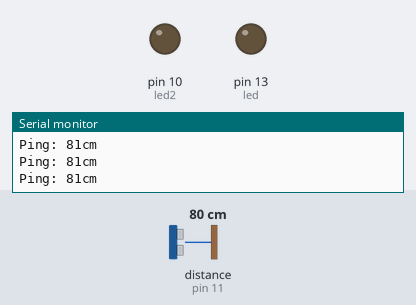
Recording of a sketch running on a simulated Arduino Uno, built with avr-gcc and run on an emulated ATmega328P. On the bench: output pins drawn as LEDs (lit = HIGH), the last lines printed to the serial monitor. The inputs (shaded band) are chosen by the test bench; at power-on: distance to the obstacle (sensor on pin 11) 80 cm. The echo pulse lasts 58.3 µs per cm.

Above: at 1.2 s.
1.3 s: distance to the obstacle (sensor on pin 11) set to 69 cm
At 2.8 s:
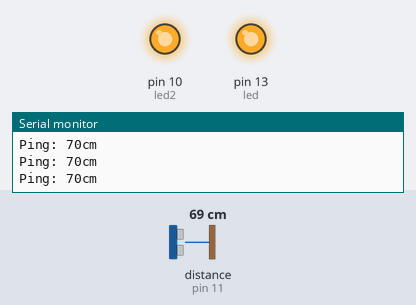
3.1 s: distance to the obstacle (sensor on pin 11) set to 28 cm
4.7 s: distance to the obstacle (sensor on pin 11) set to 22 cm
At 6.0 s:
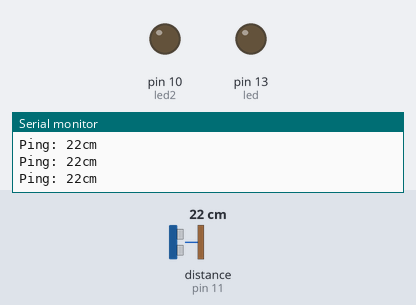
6.6 s: distance to the obstacle (sensor on pin 11) set to 35 cm
At 7.8 s:
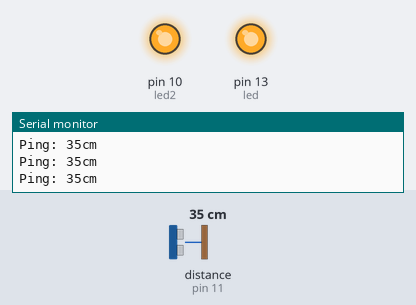
Timing chart, 0 to 9.5 s (numbered marks = the images above; inputs shaded):
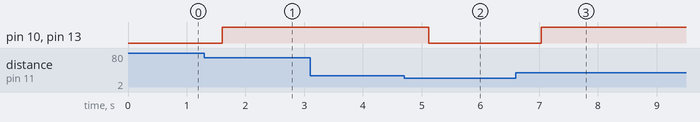

The sketch:

trying_to_average_it_out2.ino
```cpp
// ---------------------------------------------------------------------------
// Example NewPing library sketch that does a ping about 20 times per second.
// ---------------------------------------------------------------------------

#include <NewPing.h>
int led = 13;
int led2 = 10;
int reading1;

int reading2;
int reading3;
int reading4;
int total;
/*
int reading5;
*/

#define TRIGGER_PIN  12  // Arduino pin tied to trigger pin on the ultrasonic sensor.
#define ECHO_PIN     11  // Arduino pin tied to echo pin on the ultrasonic sensor.
#define MAX_DISTANCE 200 // Maximum distance we want to ping for (in centimeters). Maximum sensor distance is rated at 400-500cm.

NewPing sonar(TRIGGER_PIN, ECHO_PIN, MAX_DISTANCE); // NewPing setup of pins and maximum distance.


void setup() {
  Serial.begin(115200); // Open serial monitor at 115200 baud to see ping results.
  pinMode(led, OUTPUT);
  pinMode (led2, OUTPUT);
}

void loop() {
  delay(50);                      // Wait 50ms between pings (about 20 pings/sec). 29ms should be the shortest delay between pings.

  unsigned int uS = sonar.ping_median(); // Send ping, get ping time in microseconds (uS).
  Serial.print("Ping: ");
  Serial.print(uS / US_ROUNDTRIP_CM); // Convert ping time to distance in cm and print result (0 = outside set distance range)
  Serial.println("cm");

reading1 = (uS /US_ROUNDTRIP_CM);
delay (50);
reading2 = (uS/US_ROUNDTRIP_CM);
delay (50);
reading3 = (uS/US_ROUNDTRIP_CM);
delay (50);
reading4 = (uS/US_ROUNDTRIP_CM);

total = (reading1 + reading2 + reading3 + reading4);


//if (reading1 < 100 && reading1 > 10) || reading2 < 100 && reading2 > 10 || reading3 < 100 && reading3 > 10 || reading4 < 100 && reading4 > 10) //& reading3 < 100 && reading3 > 10 || reading1 < 100 && reading1 > 10 && reading4 < 100 && reading4 > 10 || reading2 < 100 && reading2 > 10 && reading4 < 100 && reading4 > 10 || reading3 < 100 && reading3 > 10 && reading4 < 100 && reading4 > 10 || reading1 < 100 && reading1 > 10 && reading5 < 100 && reading5 > 10 || reading2 < 100 && reading2 > 10 && reading5 < 100 && reading5 > 10 || reading3 < 100 && reading3 > 10 && reading5 < 100 && reading5 > 10 || reading4 < 100 && reading4 > 10 && reading5 < 100 && reading5 > 10  )
 if (total > 100 && total < 300)
     {
       digitalWrite(led,HIGH);
       digitalWrite(led2,HIGH);
     }
 /*     else
       {if (reading1 = 0)
         {
         reading1 = (uS /US_ROUNDTRIP_CM);
         delay (100);
         reading1 = reading1 + (uS /US_ROUNDTRIP_CM);
       //  delay (100);
       //  reading1 = reading1 + (uS /US_ROUNDTRIP_CM);
       //  delay (100);
       //  reading1 = reading1 + (uS /US_ROUNDTRIP_CM);
      //   delay (100);
      //   reading1 = reading1 + (uS /US_ROUNDTRIP_CM);
           if (reading1 > 20)
             {
               digitalWrite(led,HIGH);
               digitalWrite(led2,HIGH);
             }
         }
   */
     else
      {
       digitalWrite(led,LOW);
       digitalWrite(led2,LOW);
      }
    }


 /*if (reading1 < 100 && reading1 > 10)

{
  reading5 = reading4;
  reading4 = reading3;
  reading3 = reading2;
  reading2 = reading1;}
  else {
  reading5 = reading4;
  reading4 = reading3;
  reading3 = reading2;
  reading2 = 0;}
     }*/


/*

 if (((uS / US_ROUNDTRIP_CM) > 2)  && ((uS / US_ROUNDTRIP_CM) < 110))
     {
       digitalWrite(led,HIGH);
       digitalWrite(led2,HIGH);
     }
    else
     {
       digitalWrite(led,LOW);
       digitalWrite(led2,LOW);
     }
   */
```

Measured:
- the behaviour switches between 74 and 73 cm on distance to the obstacle (sensor on pin 11) (found by bisection; images 0 and 1)
- the behaviour switches between 26 and 25 cm on distance to the obstacle (sensor on pin 11) (found by bisection; images 1 and 2)
- after the input at 1.3 s, pin 10 (led2), pin 13 (led): LOW → HIGH after 0.31 s
- after the input at 4.7 s, pin 10 (led2), pin 13 (led): HIGH → LOW after 0.42 s
- after the input at 6.6 s, pin 10 (led2), pin 13 (led): LOW → HIGH after 0.43 s
